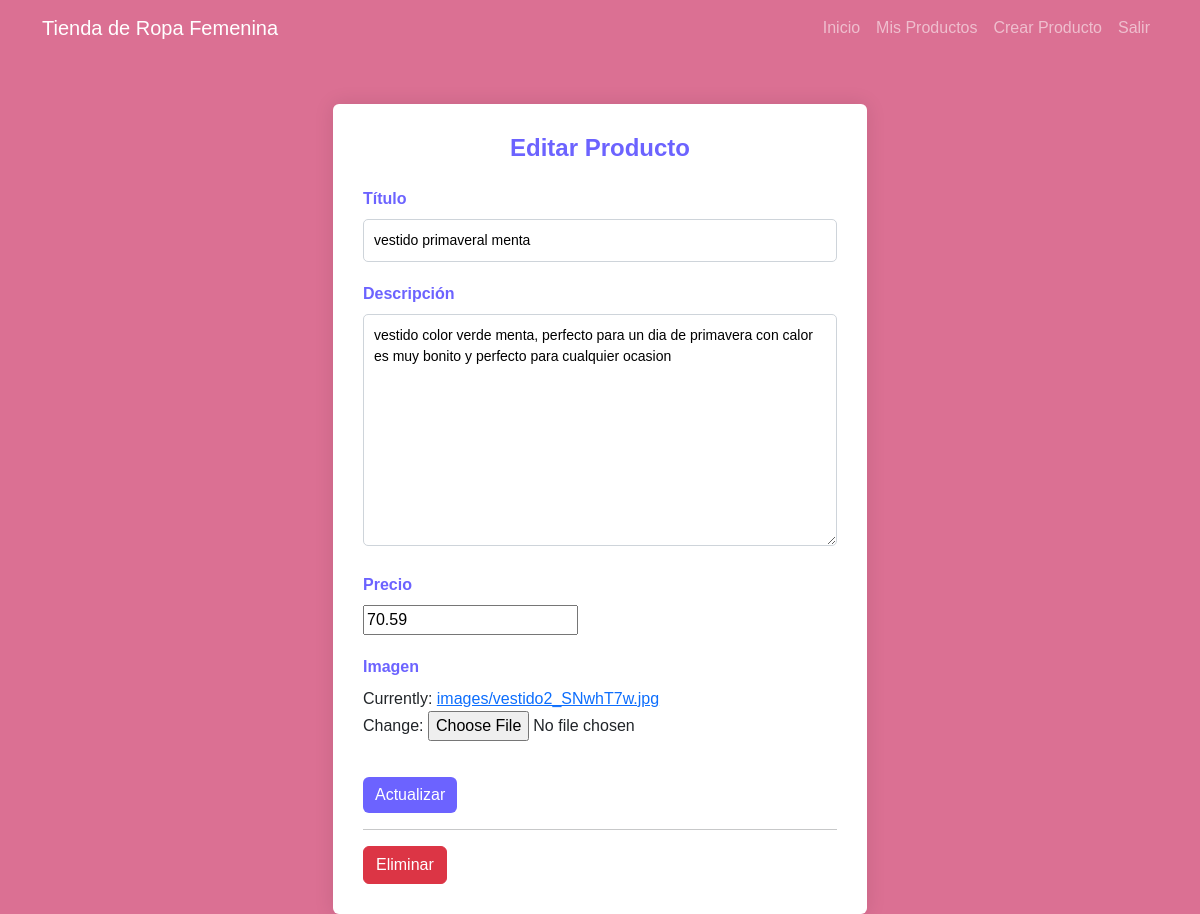
Page /product/10/ (signed in) on the committed database.
### Tienda/models.py (models this page shows, shortened)
class Product(models.Model):
    title = models.CharField(max_length=100)
    description = models.TextField()
    price = models.DecimalField(max_digits=10, decimal_places=2)
    image = models.ImageField(upload_to='images/')
    user = models.ForeignKey(User, on_delete=models.CASCADE)
    created = models.DateTimeField(auto_now_add=True)
    date_sold = models.DateTimeField(blank=True, null=True)

### Tienda/views.py (the view, shortened to what this page needs)
# urls.py: path('product/<int:product_id>/', views.product_detail, name='product_detail'),
@login_required
def product_detail(request, product_id):
    product = get_object_or_404(Product, pk=product_id, user=request.user)
    if request.method == 'GET':
        form = ProductForm(instance=product)
        return render(request, 'product_detail.html', {'product': product, 'form': form})

### Tienda/forms.py
class ProductForm(ModelForm):
    class Meta:
        model = Product
        fields = ['title', 'description', 'price', 'image']

### Tienda/Templates/product_detail.html (shortened to what this page needs)
{% extends 'base.html' %}
{% block content %}
<div class="container">
  <div class="row justify-content-center">
    <div class="col-md-6">
      <div class="card mt-5">
        <div class="card-body">
          <h2 class="card-title text-center mb-4">Editar Producto</h2>
          <form method="POST" enctype="multipart/form-data">
            <div class="form-group">
              <label for="id_title" class="mb-2">Título</label>
              {{ form.title }}
            </div>
            <div class="form-group">
              <label for="id_description" class="mb-2">Descripción</label>
              {{ form.description }}
            </div>
            <div class="form-group">
              <label for="id_price" class="mb-2">Precio</label>
              {{ form.price }}
            </div>
            <div class="form-group">
              <label for="id_image" class="mb-2">Imagen</label>
              {{ form.image }}
            </div>
            <button type="submit" class="btn btn-primary mt-3">Actualizar</button>
          </form>
          <hr>
          <form action="{% url 'delete_product' product.id %}" method="POST" onsubmit="return confirm('¿Estás seguro que deseas eliminar este producto?');">
            <button type="submit" class="btn btn-danger">Eliminar</button>
          </form>
        </div>
      </div>
    </div>
  </div>
</div>
{% endblock %}

### Tienda/Templates/base.html (style rules this page uses)
body { background-color: palevioletred; font-family: Arial, Helvetica, sans-serif; }
.card { border: none; box-shadow: 0 0 20px rgba(0, 0, 0, 0.1); }
.card-title { color: #6c63ff; font-size: 24px; font-weight: bold; }
.card-body { padding: 30px; }
.form-group { margin-bottom: 20px; }
.form-group label { display: block; margin-bottom: 5px; color: #6c63ff; font-weight: bold; }
.form-group input[type="text"], .form-group input[type="email"], .form-group textarea, .form-group select { width: 100%; padding: 10px; border: 1px solid #ced4da; border-radius: 5px; font-size: 14px; }
.btn-primary { background-color: #6c63ff; border: none; transition: background-color 0.3s ease; }

### rows in the picture
Product: title "vestido primaveral menta", description "vestido color verde menta, perfecto para un dia de primavera con calor es muy bonito y perfecto para cualquier ocasion", price "70.59"
